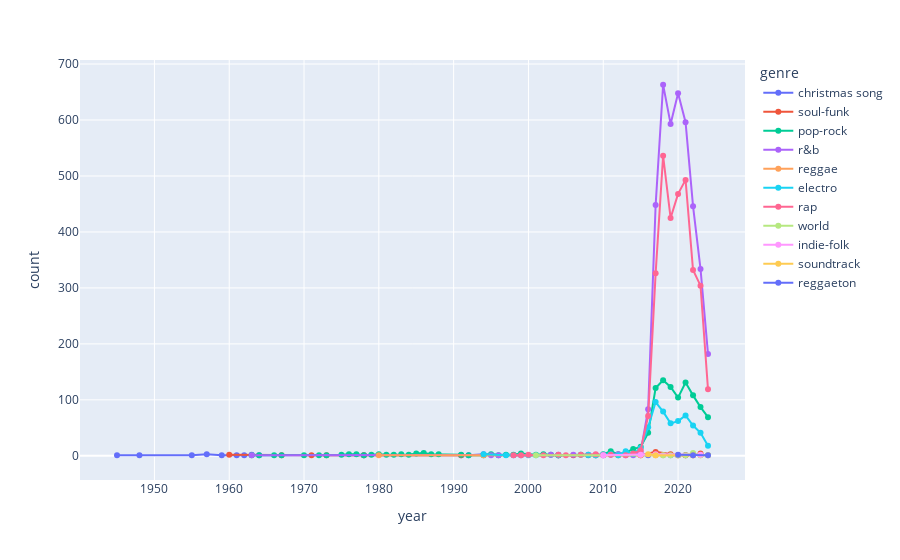

The notebook cell this image was saved under:
### Code cell
genre_counts = audio.groupby(['year', 'genre']).size().reset_index(name='count')

px.line(genre_counts, x='year', y='count', color='genre', markers=True)

### Figure 1 — Plotly figure (JSON) as saved in the notebook; plotly's stock layout.template omitted (floating-point values rounded to 4 significant figures)
{"data": [{"hovertemplate": "genre=christmas song<br>year=%{x}<br>count=%{y}<extra></extra>", "legendgroup": "christmas song", "line": {"color": "#636efa", "dash": "solid"}, "marker": {"symbol": "circle"}, "mode": "markers+lines", "name": "christmas song", "orientation": "v", "showlegend": true, "type": "scatter", "x": [1945, 1948, 1955, 1957, 1959, 1961, 1962, 1963, 1964, 1978, 1991, 1992, 1994, 1998, 1999, 2004, 2010, 2011, 2012, 2016, 2017, 2019, 2021], "xaxis": "x", "y": [1, 1, 1, 3, 1, 1, 1, 2, 1, 1, 1, 1, 3, 1, 1, 1, 1, 3, 2, 1, 3, 1, 1], "yaxis": "y"}, {"hovertemplate": "genre=soul-funk<br>year=%{x}<br>count=%{y}<extra></extra>", "legendgroup": "soul-funk", "line": {"color": "#EF553B", "dash": "solid"}, "marker": {"symbol": "circle"}, "mode": "markers+lines", "name": "soul-funk", "orientation": "v", "showlegend": true, "type": "scatter", "x": [1960, 1967, 1971, 1973, 1978, 1991, 2004, 2006, 2012, 2013, 2015, 2017, 2019, 2020, 2021, 2022, 2023], "xaxis": "x", "y": [2, 1, 1, 1, 1, 1, 1, 1, 1, 2, 1, 7, 3, 1, 1, 1, 4], "yaxis": "y"}, {"hovertemplate": "genre=pop-rock<br>year=%{x}<br>count=%{y}<extra></extra>", "legendgroup": "pop-rock", "line": {"color": "#00cc96", "dash": "solid"}, "marker": {"symbol": "circle"}, "mode": "markers+lines", "name": "pop-rock", "orientation": "v", "showlegend": true, "type": "scatter", "x": [1963, 1964, 1966, 1967, 1970, 1972, 1973, 1975, 1976, 1977, 1978, 1979, 1980, 1981, 1982, 1983, 1984, 1985, 1986, 1987, 1988, 1991, 1992, 1994, 1995, 1996, 1997, 1998, 1999, 2001, 2002, 2003, 2004, 2007, 2008, 2009, 2010, 2011, 2012, 2013, 2014, 2015, 2016, 2017, 2018, 2019, 2020, 2021, 2022, 2023, 2024], "xaxis": "x", "y": [1, 1, 1, 1, 1, 1, 1, 2, 3, 3, 1, 2, 3, 2, 2, 3, 2, 4, 5, 3, 3, 2, 1, 1, 3, 1, 2, 2, 4, 2, 3, 2, 1, 2, 1, 1, 3, 8, 3, 6, 12, 16, 41, 121, 135, 123, 104, 131, 108, 87, 69], "yaxis": "y"}, {"hovertemplate": "genre=r&b<br>year=%{x}<br>count=%{y}<extra></extra>", "legendgroup": "r&b", "line": {"color": "#ab63fa", "dash": "solid"}, "marker": {"symbol": "circle"}, "mode": "markers+lines", "name": "r&b", "orientation": "v", "showlegend": true, "type": "scatter", "x": [1963, 1995, 1996, 2003, 2004, 2006, 2008, 2009, 2010, 2011, 2012, 2013, 2014, 2015, 2016, 2017, 2018, 2019, 2020, 2021, 2022, 2023, 2024], "xaxis": "x", "y": [1, 1, 1, 2, 2, 2, 2, 1, 2, 2, 3, 1, 1, 7, 83, 448, 663, 593, 648, 596, 446, 334, 182], "yaxis": "y"}, {"hovertemplate": "genre=reggae<br>year=%{x}<br>count=%{y}<extra></extra>", "legendgroup": "reggae", "line": {"color": "#FFA15A", "dash": "solid"}, "marker": {"symbol": "circle"}, "mode": "markers+lines", "name": "reggae", "orientation": "v", "showlegend": true, "type": "scatter", "x": [1980, 1994, 2009, 2015, 2017, 2018, 2020, 2022, 2023, 2024], "xaxis": "x", "y": [1, 1, 1, 1, 1, 1, 1, 3, 1, 1], "yaxis": "y"}, {"hovertemplate": "genre=electro<br>year=%{x}<br>count=%{y}<extra></extra>", "legendgroup": "electro", "line": {"color": "#19d3f3", "dash": "solid"}, "marker": {"symbol": "circle"}, "mode": "markers+lines", "name": "electro", "orientation": "v", "showlegend": true, "type": "scatter", "x": [1994, 1997, 2000, 2001, 2004, 2008, 2009, 2010, 2011, 2012, 2013, 2014, 2015, 2016, 2017, 2018, 2019, 2020, 2021, 2022, 2023, 2024], "xaxis": "x", "y": [3, 1, 1, 1, 1, 2, 1, 2, 3, 1, 8, 3, 14, 51, 96, 79, 58, 62, 72, 54, 41, 18], "yaxis": "y"}, {"hovertemplate": "genre=rap<br>year=%{x}<br>count=%{y}<extra></extra>", "legendgroup": "rap", "line": {"color": "#FF6692", "dash": "solid"}, "marker": {"symbol": "circle"}, "mode": "markers+lines", "name": "rap", "orientation": "v", "showlegend": true, "type": "scatter", "x": [1998, 1999, 2000, 2002, 2004, 2005, 2007, 2009, 2010, 2011, 2013, 2014, 2015, 2016, 2017, 2018, 2019, 2020, 2021, 2022, 2023, 2024], "xaxis": "x", "y": [1, 1, 2, 1, 2, 1, 2, 3, 1, 2, 1, 4, 10, 71, 326, 536, 425, 468, 493, 332, 304, 119], "yaxis": "y"}, {"hovertemplate": "genre=world<br>year=%{x}<br>count=%{y}<extra></extra>", "legendgroup": "world", "line": {"color": "#B6E880", "dash": "solid"}, "marker": {"symbol": "circle"}, "mode": "markers+lines", "name": "world", "orientation": "v", "showlegend": true, "type": "scatter", "x": [2001, 2018, 2019, 2020, 2021, 2022, 2023, 2024], "xaxis": "x", "y": [1, 1, 1, 1, 1, 5, 1, 1], "yaxis": "y"}, {"hovertemplate": "genre=indie-folk<br>year=%{x}<br>count=%{y}<extra></extra>", "legendgroup": "indie-folk", "line": {"color": "#FF97FF", "dash": "solid"}, "marker": {"symbol": "circle"}, "mode": "markers+lines", "name": "indie-folk", "orientation": "v", "showlegend": true, "type": "scatter", "x": [2010, 2015, 2017, 2023], "xaxis": "x", "y": [1, 2, 3, 2], "yaxis": "y"}, {"hovertemplate": "genre=soundtrack<br>year=%{x}<br>count=%{y}<extra></extra>", "legendgroup": "soundtrack", "line": {"color": "#FECB52", "dash": "solid"}, "marker": {"symbol": "circle"}, "mode": "markers+lines", "name": "soundtrack", "orientation": "v", "showlegend": true, "type": "scatter", "x": [2016, 2017, 2022], "xaxis": "x", "y": [3, 1, 1], "yaxis": "y"}, {"hovertemplate": "genre=reggaeton<br>year=%{x}<br>count=%{y}<extra></extra>", "legendgroup": "reggaeton", "line": {"color": "#636efa", "dash": "solid"}, "marker": {"symbol": "circle"}, "mode": "markers+lines", "name": "reggaeton", "orientation": "v", "showlegend": true, "type": "scatter", "x": [2020, 2022, 2024], "xaxis": "x", "y": [2, 1, 1], "yaxis": "y"}], "layout": {"legend": {"title": {"text": "genre"}, "tracegroupgap": 0}, "margin": {"t": 60}, "xaxis": {"anchor": "y", "domain": [0, 1], "title": {"text": "year"}}, "yaxis": {"anchor": "x", "domain": [0, 1], "title": {"text": "count"}}}}
